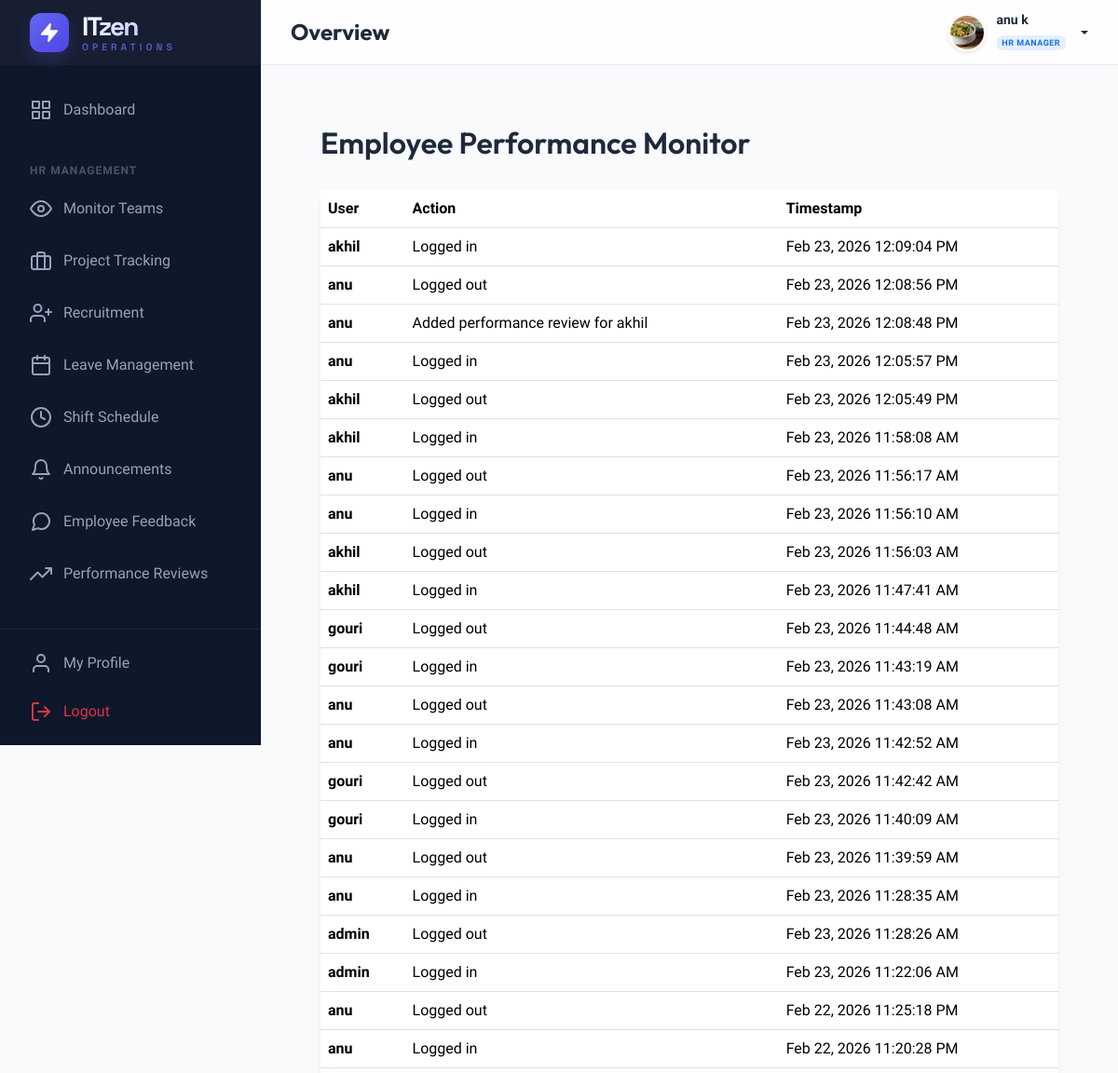
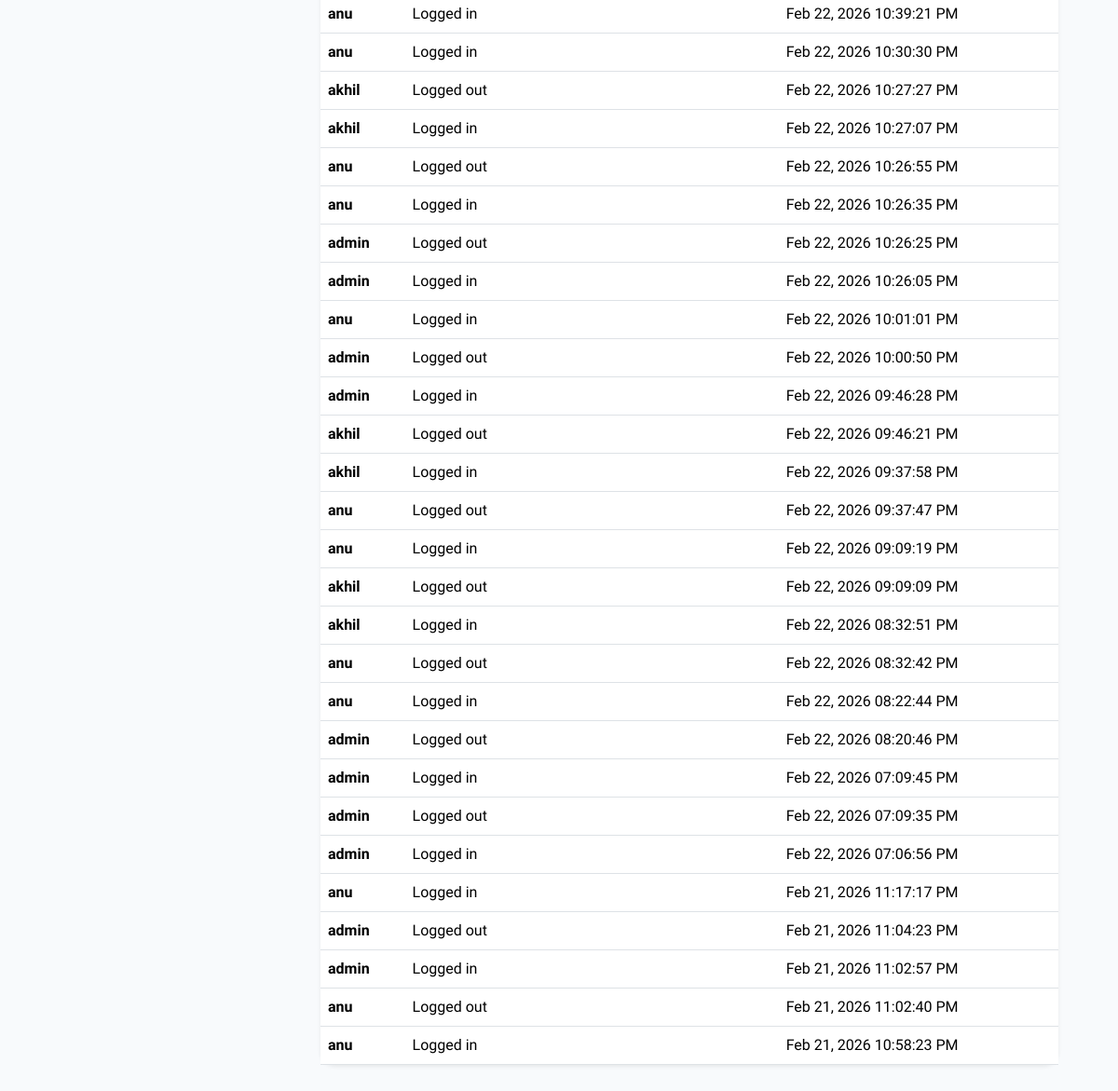
The app's page /company-admin/monitor/ (signed in), older data (2 pictures, top to bottom).
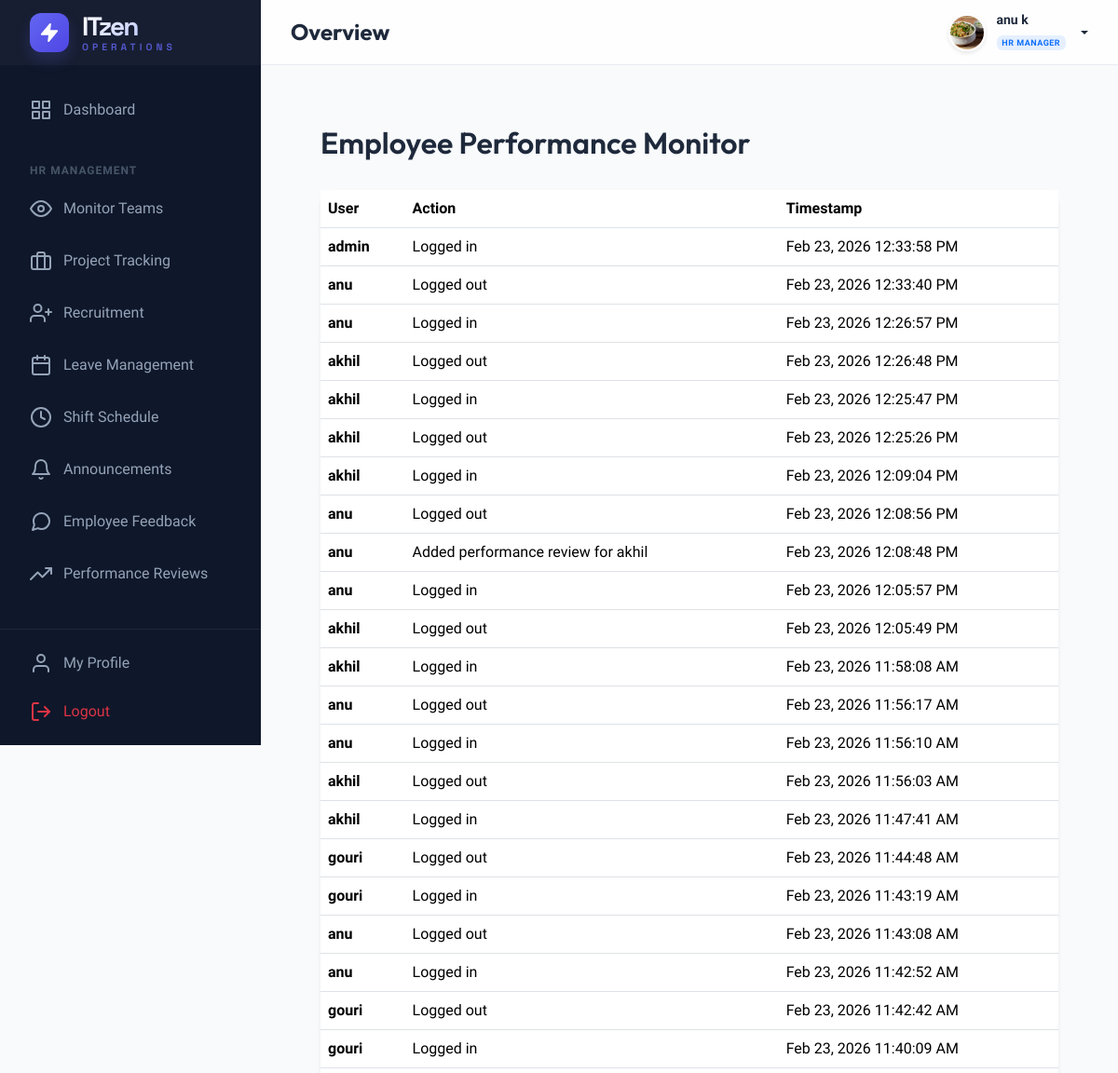
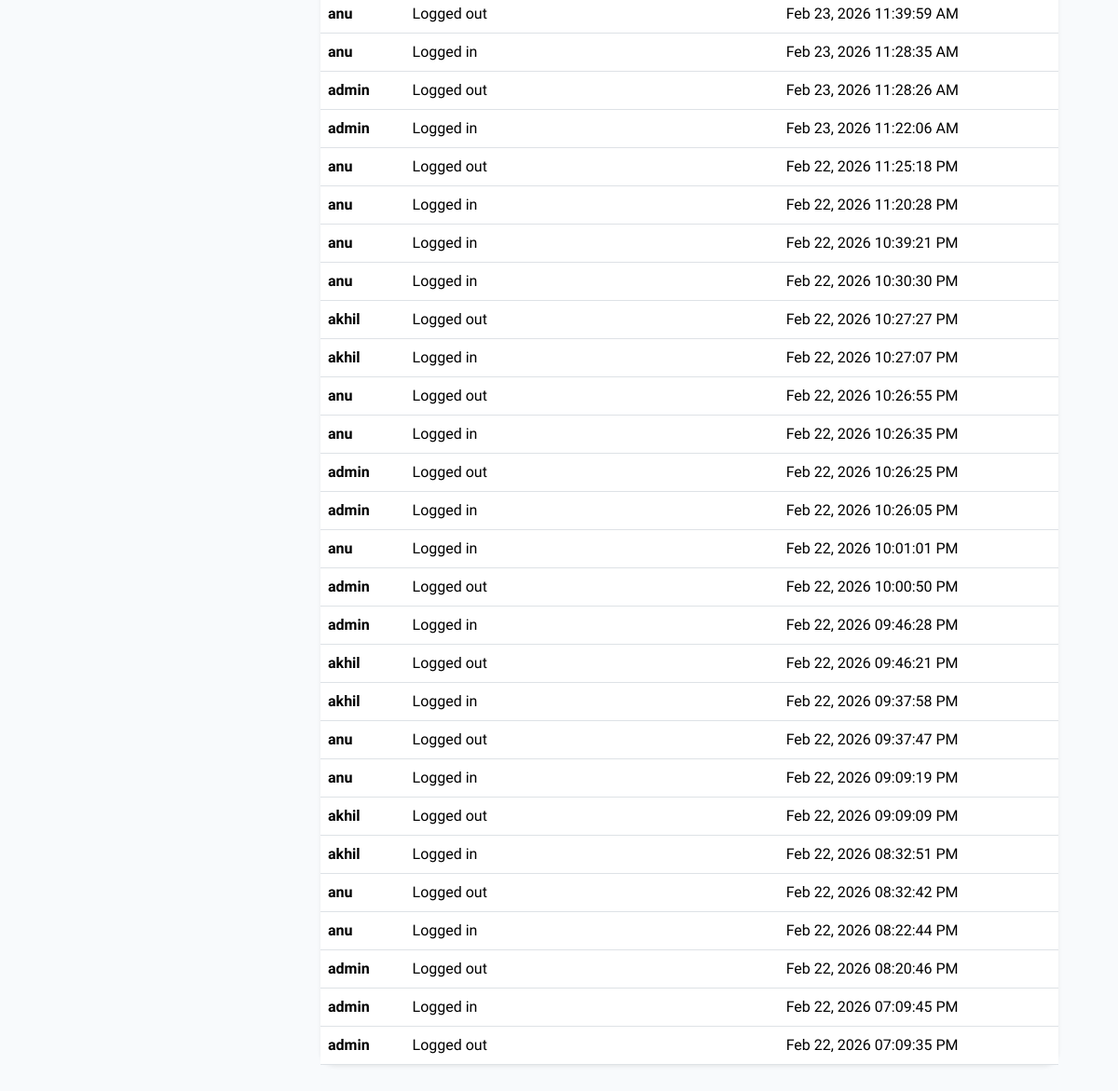
The same page, newer data (2 pictures, top to bottom).
### management/models.py (models this page shows, shortened)
class SystemLog(models.Model):
    user = models.ForeignKey(CustomUser, on_delete=models.CASCADE)
    action = models.CharField(max_length=255)
    timestamp = models.DateTimeField(auto_now_add=True)
    ip_address = models.GenericIPAddressField(null=True, blank=True)

class CustomUser(AbstractUser):
    ROLE_CHOICES = (
        ('ADMIN', 'Admin'),
        ('HR', 'HR Manager'),
        ('EMPLOYEE', 'Employee'),
    )
    DEPT_CHOICES = (
        ('DEVELOPMENT', 'Software Development'),
        ('DESIGN', 'UI/UX Design'),
        ('QA', 'Quality Assurance'),
        ('HR', 'Human Resources'),
        ('MARKETING', 'Digital Marketing'),
        ('SALES', 'Sales & Business'),
        ('SUPPORT', 'IT Support & Security'),
    )
    LEVEL_CHOICES = (
        ('JUNIOR', 'Junior Level (Level 1)'),
        ('INTERMEDIATE', 'Intermediate (Level 2)'),
        ('SENIOR', 'Senior Level (Level 3)'),
        ('LEAD', 'Lead Level (Level 4)'),
        ('EXPERT', 'Expert Level (Level 5)'),
    )
    role = models.CharField(max_length=20, choices=ROLE_CHOICES, default='EMPLOYEE')
    phone = models.CharField(max_length=15, blank=True, null=True)
    profile_pic = models.ImageField(upload_to='profile_pics/', blank=True, null=True)
    department = models.CharField(max_length=50, choices=DEPT_CHOICES, blank=True, null=True)
    designation = models.CharField(max_length=100, blank=True, null=True)
    level = models.CharField(max_length=20, choices=LEVEL_CHOICES, default='JUNIOR')
    date_of_joining = models.DateField(blank=True, null=True)
    def is_admin(self):
        return self.role == 'ADMIN' or self.is_superuser
    def is_hr(self):
        return self.role == 'HR'
    def is_employee(self):
        return self.role == 'EMPLOYEE' and not self.is_superuser and not self.role == 'HR'

### management/views.py (the view)
# urls.py: path('company-admin/monitor/', views.admin_monitor, name='admin_monitor'),
@login_required
def admin_monitor(request):
    if not (request.user.is_admin() or request.user.is_hr()): return redirect('dashboard')
    logs = SystemLog.objects.all().order_by('-timestamp')[:50]
    return render(request, 'admin/monitor.html', {'logs': logs})

### templates/admin/monitor.html (shortened to what this page needs)
{% extends 'base.html' %}
{% block content %}
<div class="page-header px-4 py-4">
    <h2 class="page-title">Employee Performance Monitor</h2>
</div>
<div class="px-4">
    <div class="card border-0 shadow-sm">
        <div class="table-responsive">
            <table class="table table-hover mb-0">
                <thead class="bg-light">
                    <tr>
                        <th>User</th>
                        <th>Action</th>
                        <th>Timestamp</th>
                    </tr>
                </thead>
                <tbody>
                    {% for log in logs %}
                    <tr>
                        <td><strong>{{ log.user.username }}</strong></td>
                        <td>{{ log.action }}</td>
                        <td>{{ log.timestamp|date:"M d, Y h:i:s A" }}</td>
                    </tr>
                    {% empty %}
                    <tr>
                        <td colspan="3" class="text-center">No system activity logged yet.</td>
                    </tr>
                    {% endfor %}
                </tbody>
            </table>
        </div>
    </div>
</div>
{% endblock %}

Row changes from the older to the newer data that the page shows:
no longer on this page (row unchanged): SystemLog: user.username "admin", action "Logged in", timestamp "Feb 22, 2026 07:06:56 PM"
no longer on this page (row unchanged): SystemLog: user.username "anu", action "Logged in", timestamp "Feb 21, 2026 11:17:17 PM"
no longer on this page (row unchanged): SystemLog: user.username "admin", action "Logged out", timestamp "Feb 21, 2026 11:04:23 PM"
no longer on this page (row unchanged): SystemLog: user.username "admin", action "Logged in", timestamp "Feb 21, 2026 11:02:57 PM"
no longer on this page (row unchanged): SystemLog: user.username "anu", action "Logged out", timestamp "Feb 21, 2026 11:02:40 PM"
no longer on this page (row unchanged): SystemLog: user.username "anu", action "Logged in", timestamp "Feb 21, 2026 10:58:23 PM"
added SystemLog: user.username "admin", action "Logged in", timestamp "Feb 23, 2026 12:33:58 PM"
added SystemLog: user.username "anu", action "Logged out", timestamp "Feb 23, 2026 12:33:40 PM"
added SystemLog: user.username "anu", action "Logged in", timestamp "Feb 23, 2026 12:26:57 PM"
added SystemLog: user.username "akhil", action "Logged out", timestamp "Feb 23, 2026 12:26:48 PM"
added SystemLog: user.username "akhil", action "Logged in", timestamp "Feb 23, 2026 12:25:47 PM"
added SystemLog: user.username "akhil", action "Logged out", timestamp "Feb 23, 2026 12:25:26 PM"
